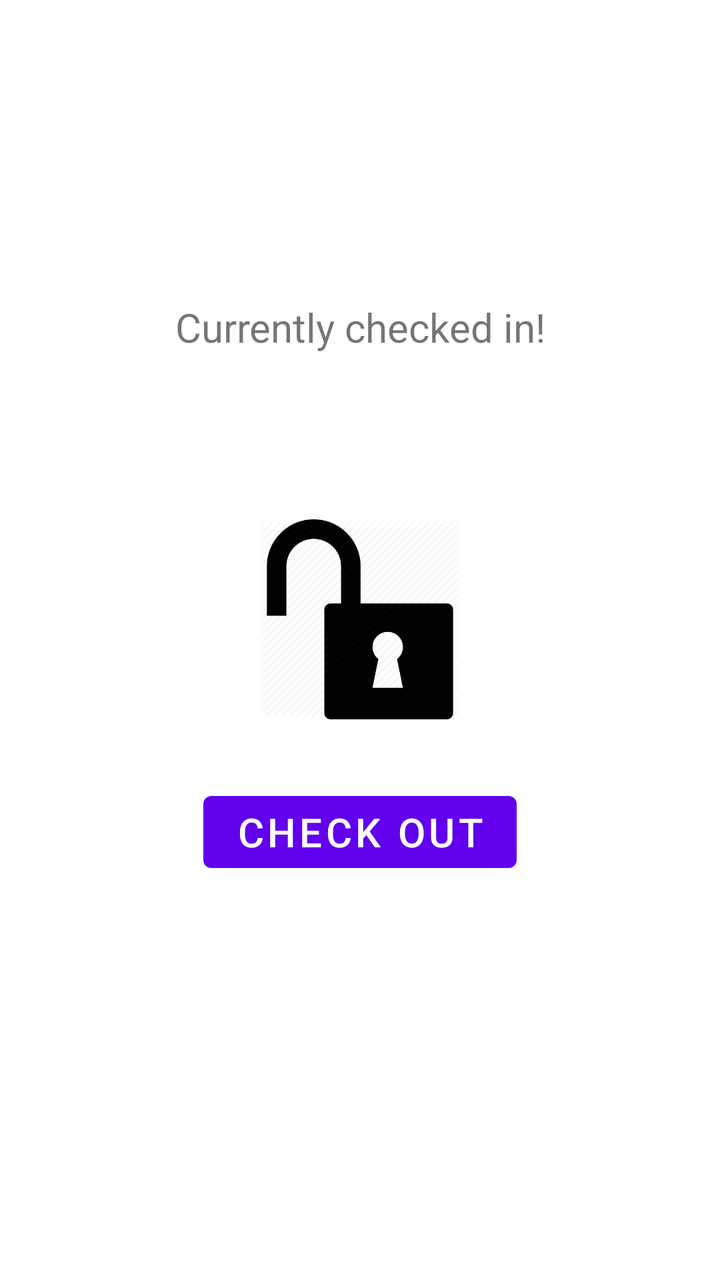
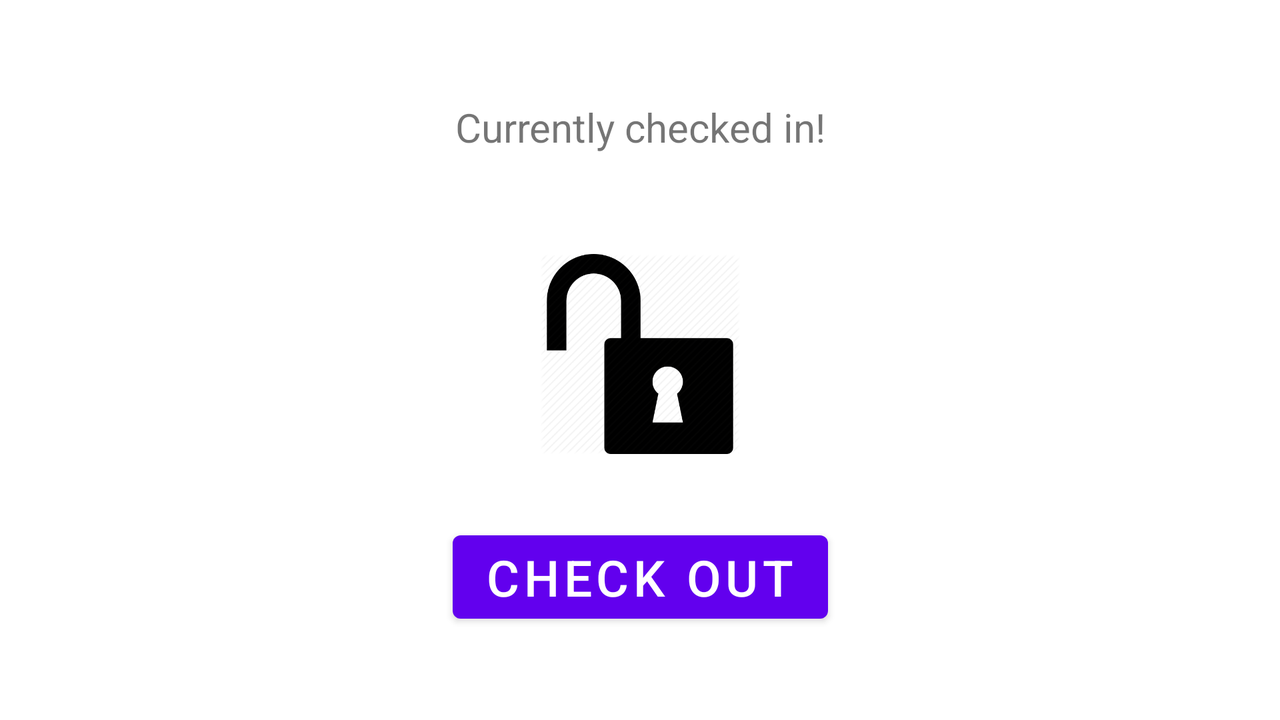

Compare how this app lays out the same screen by default and in its alternative resource folder. The renders come first, then the two layout files and the values they reference.
<!-- AndroidManifest.xml: application theme AppTheme -->
<!-- res/layout/fragment_studentcheckout.xml -->
<?xml version="1.0" encoding="utf-8"?>
<androidx.constraintlayout.widget.ConstraintLayout xmlns:android="http://schemas.android.com/apk/res/android"
    xmlns:app="http://schemas.android.com/apk/res-auto"
    xmlns:tools="http://schemas.android.com/tools"
    android:layout_width="match_parent"
    android:layout_height="match_parent">

    <Button
        android:id="@+id/checkout_button"
        android:layout_width="wrap_content"
        android:layout_height="wrap_content"
        android:layout_marginBottom="200dp"
        android:text="@string/checkout"
        android:textSize="20dp"
        app:layout_constraintBottom_toBottomOf="parent"
        app:layout_constraintEnd_toEndOf="parent"
        app:layout_constraintStart_toStartOf="parent" />

    <ImageView
        android:id="@+id/imageView2"
        android:layout_width="100dp"
        android:layout_height="100dp"
        android:layout_marginTop="100dp"
        android:layout_marginBottom="50dp"
        app:layout_constraintBottom_toTopOf="@+id/checkout_button"
        app:layout_constraintEnd_toEndOf="parent"
        app:layout_constraintStart_toStartOf="parent"
        app:layout_constraintTop_toBottomOf="@+id/textView8"
        app:srcCompat="@drawable/unlock" />

    <TextView
        android:id="@+id/textView8"
        android:layout_width="wrap_content"
        android:layout_height="wrap_content"
        android:layout_marginTop="150dp"
        android:text="@string/checkedin"
        android:textSize="20dp"
        app:layout_constraintEnd_toEndOf="parent"
        app:layout_constraintStart_toStartOf="parent"
        app:layout_constraintTop_toTopOf="parent" />
</androidx.constraintlayout.widget.ConstraintLayout>
<!-- resources referenced by this layout -->
<resources>
  <!-- drawable unlock: png bitmap (drawable, 35772 bytes) -->
  <string name="checkedin">Currently checked in!</string>
  <string name="checkout">Check Out</string>
</resources>
<!-- res/layout-land/fragment_studentcheckout.xml (the repository's variant of the layout above) -->
<!-- drawn on the phone turned sideways -->
<?xml version="1.0" encoding="utf-8"?>
<androidx.constraintlayout.widget.ConstraintLayout xmlns:android="http://schemas.android.com/apk/res/android"
    xmlns:app="http://schemas.android.com/apk/res-auto"
    xmlns:tools="http://schemas.android.com/tools"
    android:layout_width="match_parent"
    android:layout_height="match_parent">

    <Button
        android:id="@+id/button5"
        android:layout_width="wrap_content"
        android:layout_height="wrap_content"
        android:layout_marginBottom="10dp"
        android:text="@string/checkout"
        android:textSize="25dp"
        app:layout_constraintBottom_toBottomOf="parent"
        app:layout_constraintEnd_toEndOf="parent"
        app:layout_constraintStart_toStartOf="parent"
        app:layout_constraintTop_toBottomOf="@+id/imageView4" />

    <ImageView
        android:id="@+id/imageView4"
        android:layout_width="100dp"
        android:layout_height="100dp"
        android:layout_marginTop="50dp"
        app:layout_constraintEnd_toEndOf="parent"
        app:layout_constraintStart_toStartOf="parent"
        app:layout_constraintTop_toBottomOf="@+id/textView8"
        app:srcCompat="@drawable/unlock" />

    <TextView
        android:id="@+id/textView8"
        android:layout_width="wrap_content"
        android:layout_height="wrap_content"
        android:layout_marginTop="50dp"
        android:text="@string/checkedin"
        android:textSize="20dp"
        app:layout_constraintEnd_toEndOf="parent"
        app:layout_constraintStart_toStartOf="parent"
        app:layout_constraintTop_toTopOf="parent"></TextView>
</androidx.constraintlayout.widget.ConstraintLayout>
